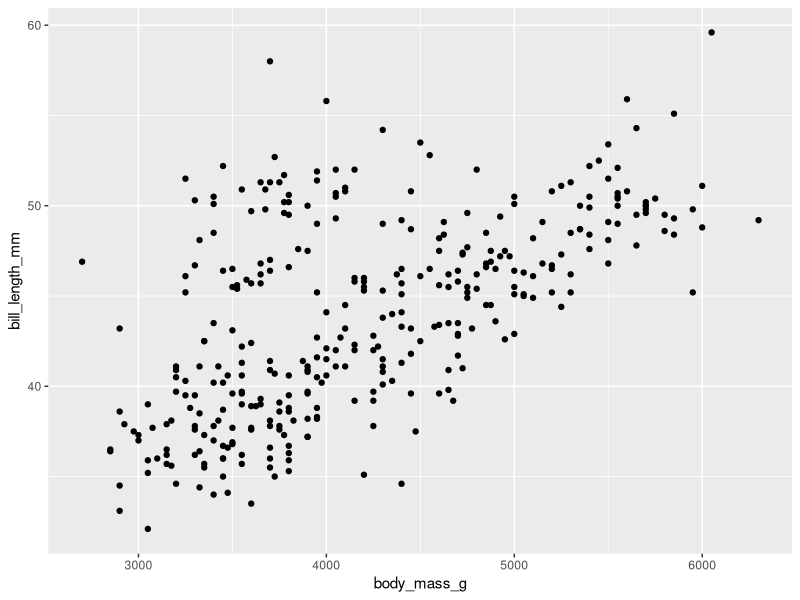
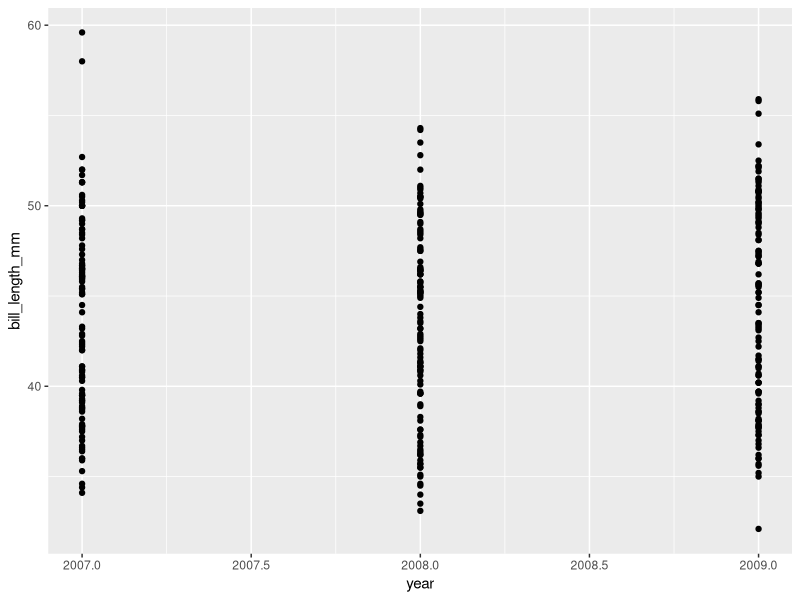
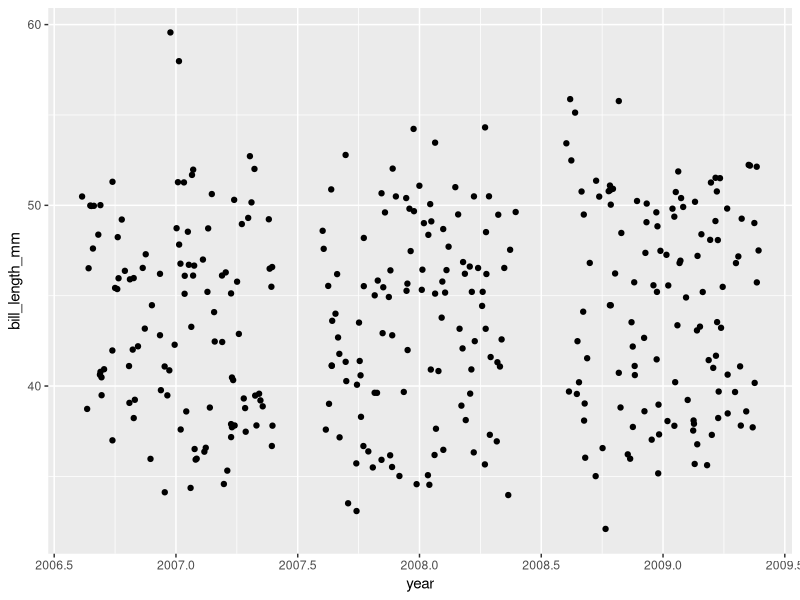
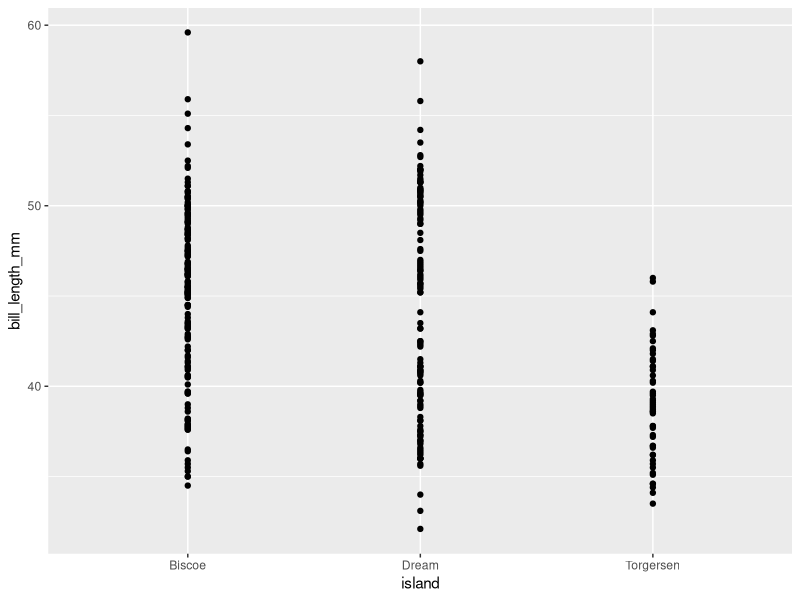
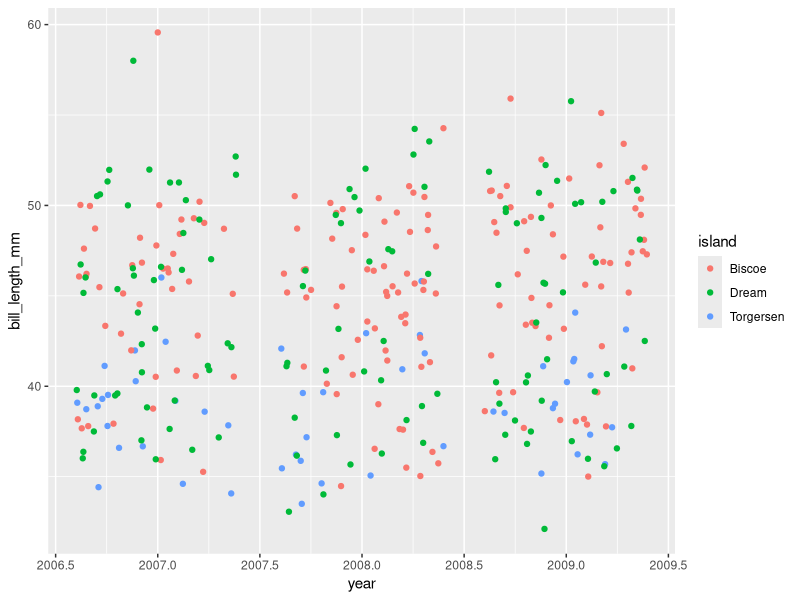
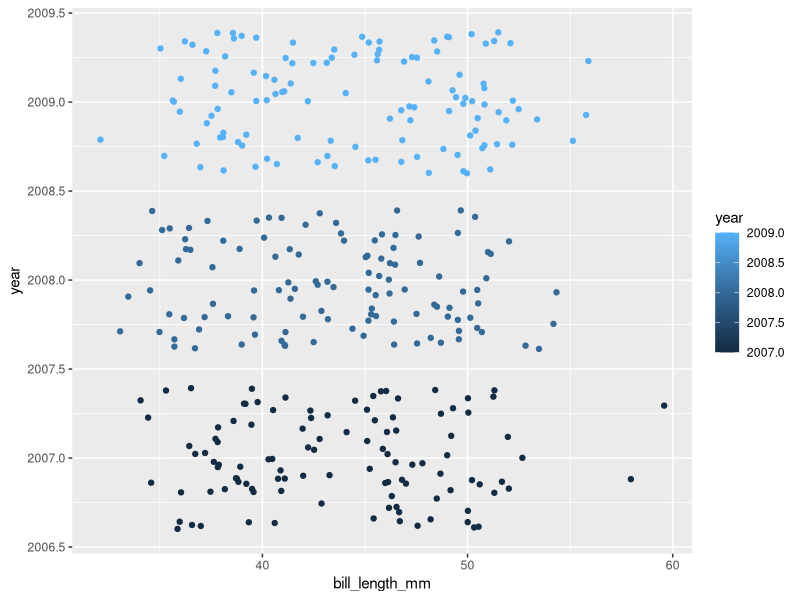
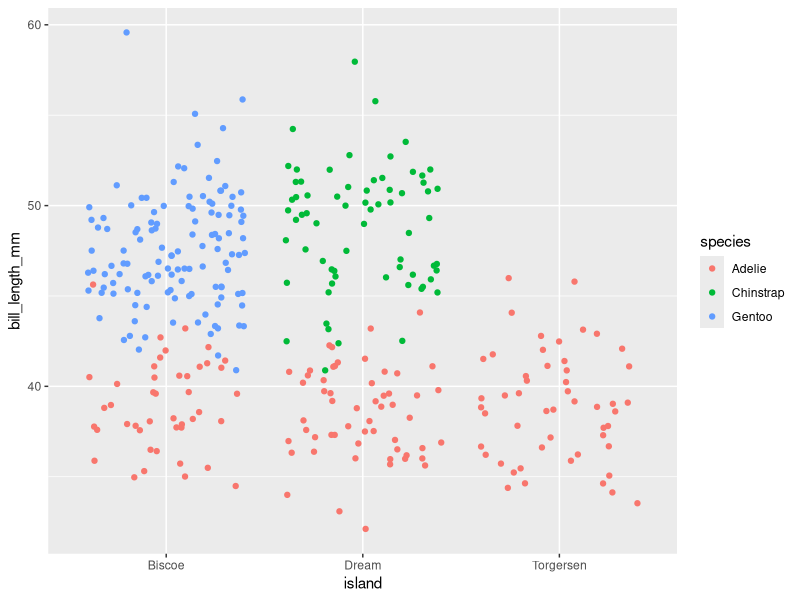
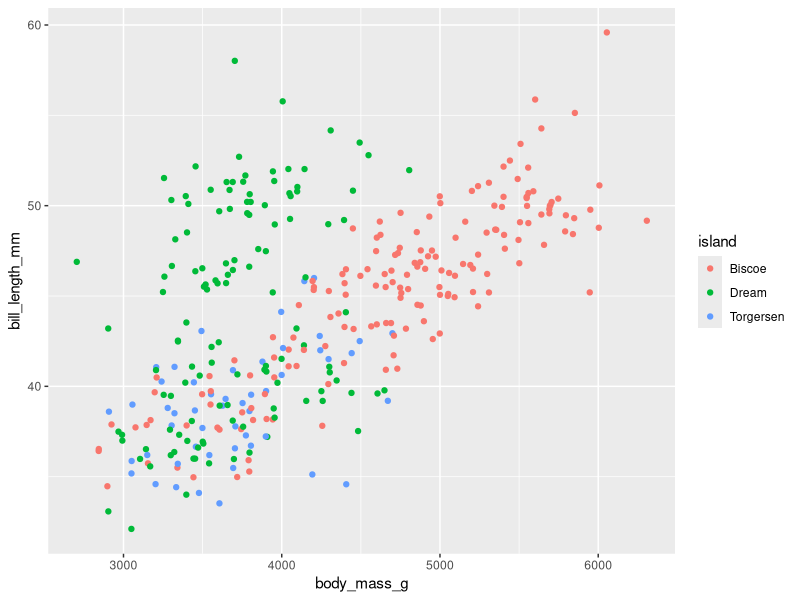

These charts were generated, in order, by the following R code:
## ---- chunk 1
knitr::opts_chunk$set(echo = TRUE, 
                      fig.retina = 3)
## ---- chunk 2
# install.packages("tidyverse")
# install.packages("penguins")
library(tidyverse)
## ---- chunk 3
penguins <- palmerpenguins::penguins
## ---- chunk 4
penguins
## ---- chunk 5
ggplot(data = penguins) + 
  geom_point(
    mapping = aes(x = body_mass_g,
                  y = bill_length_mm)
  )
## ---- chunk 6
## 1a
ggplot(data = penguins) +
  geom_point(
    mapping = aes(x = year, 
                  y = bill_length_mm)
  )

# 1b
ggplot(data = penguins) +
  geom_jitter(
    mapping = aes(x = year, 
                  y = bill_length_mm)
  )

## 1c
ggplot(data = penguins) +
  geom_point(
    mapping = aes(x = island, 
                  y = bill_length_mm)
  )

## ---- chunk 7
ggplot(data = penguins) + 
  geom_jitter(
    mapping = aes(x = year, 
                  y = bill_length_mm, 
                  colour = island)
  )
## ---- chunk 8
## 2a
ggplot(data = penguins) + 
  geom_jitter(
    mapping = aes(x = bill_length_mm, 
                  y = year,
                  colour = year)
  )

# 2b
ggplot(data = penguins) + 
  geom_jitter(
    mapping = aes(x = island, 
                  y = bill_length_mm,
                  colour = species)
  )


## 2c
ggplot(data = penguins) + 
  geom_jitter(
    mapping = aes(x = body_mass_g, 
                  y = bill_length_mm,
                  colour = island)
  )

# 2d
ggplot(data = penguins) + 
  geom_jitter(
    mapping = aes(x = body_mass_g, 
                  y = bill_length_mm,
                  colour = year)
  )
## ---- chunk 9
ggplot(data = penguins) + 
  geom_point(
    mapping = aes(x = body_mass_g, 
                  y = bill_length_mm, 
                  colour = island, 
                  size = bill_depth_mm)
  )
## ---- chunk 10
ggplot(data = penguins) + 
  geom_point(
    mapping = aes(x = body_mass_g, 
                  y = bill_length_mm, 
                  colour = year, 
                  shape = island,
                  size = bill_depth_mm)
  )
## ---- chunk 11
ggplot(data = penguins) + 
  geom_point(
    mapping = aes(x = body_mass_g, 
                  y = bill_length_mm),
    colour = "blue"
  )
## ---- chunk 12
## 4a
ggplot(data = penguins) + 
  geom_point(
    mapping = aes(x = body_mass_g, 
                  y = bill_length_mm, 
                  colour = year)
  )

## 4b
ggplot(data = penguins) + 
  geom_point(
    mapping = aes(x = body_mass_g, 
                  y = bill_length_mm, 
                  alpha = year)
  )

## 4c
ggplot(data = penguins) + 
  geom_point(
    mapping = aes(x = body_mass_g, 
                  y = bill_length_mm),
    alpha = 0.7)

## 4d
ggplot(data = penguins) + 
  geom_point(
    mapping = aes(x = body_mass_g, 
                  y = bill_length_mm,
                  colour = "blue")
  )
## ---- chunk 13
ggplot(data = penguins) + 
  geom_point(
    aes(x = body_mass_g, 
        y = bill_length_mm, 
        colour = island)
  ) +
  facet_wrap(~year) + 
  labs(
    title="Body mass vs bill length over time",
    subtitle="In the past 3 years, body mass of penguins do not seem to increase.",
    caption="Originally published in doi:10.1371/journal.pone.0090081",
    x = "Bill length, (mm)",
    y = "Body mass (grams)",
    colour = "Island"
  )
## ---- chunk 14
ggplot(data = penguins) + 
  geom_line(
    mapping = aes(x = year, 
                  y = bill_length_mm, 
                  group = species, 
                  colour = species)
  )
## ---- chunk 15
ggplot(data = penguins) + 
  geom_boxplot(
    mapping = aes(x = island, 
                  y = bill_length_mm)
  )
## ---- chunk 16
ggplot(data = penguins) + 
  geom_jitter(
    mapping = aes(x = island, 
                  y = bill_length_mm, 
                  colour = island)
  ) +
  geom_boxplot(
    mapping = aes(x = island,
                  y = bill_length_mm, 
                  colour = island)
  )

## ---- chunk 17
ggplot(data = penguins,
       mapping = aes(x = island, 
                     y = bill_length_mm,
                     colour = island)
) + 
  geom_jitter() +
  geom_boxplot()

## ---- chunk 18
ggplot(data = penguins, 
       mapping = aes(x = body_mass_g, 
                     y = bill_length_mm,
                     colour = island)
) +
  geom_point(alpha = 0.5) +
  geom_smooth(method = "lm")
## ---- chunk 19
ggplot(data = penguins, 
       mapping = aes(x = body_mass_g, 
                     y = bill_length_mm)
) +
  geom_point(mapping = aes(colour = island),
             alpha = 0.5) +
  geom_smooth(method = "lm")

# Alternative solution
ggplot(data = penguins, 
       mapping = aes(x = body_mass_g, 
                     y = bill_length_mm, 
                     colour = island)
) +
  geom_point(alpha = 0.5) +
  geom_smooth(method = "lm", 
              colour = "black")
## ---- chunk 20
ggplot(data = penguins,
       mapping = aes(x = log(body_mass_g), 
                     y = bill_length_mm, 
                     colour = island)
) +
  geom_point() +
  geom_smooth(method = "lm")
## ---- chunk 21
ggplot(data = penguins,
       mapping = aes(x = body_mass_g, 
                     y = bill_length_mm, 
                     colour = island)
) +
  geom_point() +
  geom_smooth(method = "lm") +
  scale_x_log10()
## ---- chunk 22
## 6a
ggplot(penguins) +
  geom_boxplot(
    mapping = aes(y = body_mass_g, 
                  x = year, 
                  group = year)
  )

## 6b
ggplot(penguins) +
  geom_histogram(
    mapping = aes(x = body_mass_g),
    bins = 50
  )

## 6c
ggplot(penguins) +
  geom_density(
    mapping = aes(x = body_mass_g, 
                  colour = island)
  ) 

## 6d
ggplot(penguins) +
  geom_density2d(
    mapping = aes(x = body_mass_g,
                  y = bill_length_mm,
                  colour = island)
  )
## ---- chunk 23
ggplot(data = penguins, 
       mapping = aes(x = body_mass_g, 
                     y = bill_length_mm)
) +
  geom_point() +
  geom_smooth() +
  facet_wrap(~ island)
## ---- chunk 24
## 7a
ggplot(data = penguins, 
       mapping = aes(x = body_mass_g, 
                     y = bill_length_mm)
) +
  geom_point() +
  geom_smooth(method = "lm") +
  facet_wrap(~ year)

## 7b
ggplot(data = penguins, 
       mapping = aes(x = body_mass_g, 
                     y = bill_length_mm)
) +
  geom_point() +
  geom_smooth(method = "lm") +
  facet_wrap( ~ island)
## ---- chunk 25
ggplot(penguins)+
  geom_density(
    aes(x = body_mass_g, 
        colour = island)
  ) +
  scale_colour_brewer(palette = "Dark2")
## ---- chunk 26
ggplot(penguins)+
  geom_density(
    aes(x = body_mass_g, 
        fill = island), 
    alpha = .5
  ) +
  scale_fill_brewer(palette = "Dark2")
## ---- chunk 27
ggplot(penguins)+
  geom_density(
    aes(x = body_mass_g, 
        fill = island),
    alpha = .5
  ) +
  scale_fill_manual(values = c("firebrick", "dodgerblue", "forestgreen"))
## ---- chunk 28
ggplot(penguins)+
  geom_density(
    aes(x = body_mass_g, 
        fill = island), 
    alpha = .5
  ) +
  scale_fill_viridis_d()
## ---- chunk 29
## 8a
ggplot(penguins) +
  geom_boxplot(
    mapping = aes(y = body_mass_g, 
                  x = factor(year),
                  fill = factor(year))
  ) +
  scale_fill_viridis_d()

## 8b
ggplot(penguins) +
  geom_point(
    mapping = aes(x = body_mass_g,
                  y = bill_length_mm, 
                  colour = body_mass_g)
  ) +
  scale_colour_viridis_c()

## 8c
ggplot(penguins)+
  geom_density2d(
    aes(x = body_mass_g, 
        y = bill_length_mm, 
        colour = island)
  ) +
  scale_colour_brewer(palette = "Dark2")
## ---- chunk 30
ggplot(penguins) +
  geom_boxplot(
    mapping = aes(y = body_mass_g, 
                  x = factor(year),
                  fill = factor(year))
  ) +
  scale_fill_viridis_d() +
  theme_classic()
## ---- chunk 31
ggplot(penguins) +
  geom_boxplot(
    mapping = aes(y = body_mass_g, 
                  x = factor(year),
                  fill = factor(year))
  ) +
  scale_fill_viridis_d() +
  theme(
    legend.position = "bottom"
  )
## ---- chunk 32
## 9a
ggplot(penguins) +
  geom_boxplot(
    mapping = aes(y = body_mass_g, 
                  x = factor(year),
                  fill = factor(year))
  ) +
  theme_dark()

## 9b
ggplot(penguins)+
  geom_density2d(
    aes(x = body_mass_g, 
        y = bill_length_mm, 
        colour = island)
  ) +
  scale_colour_brewer(palette = "Dark2")
